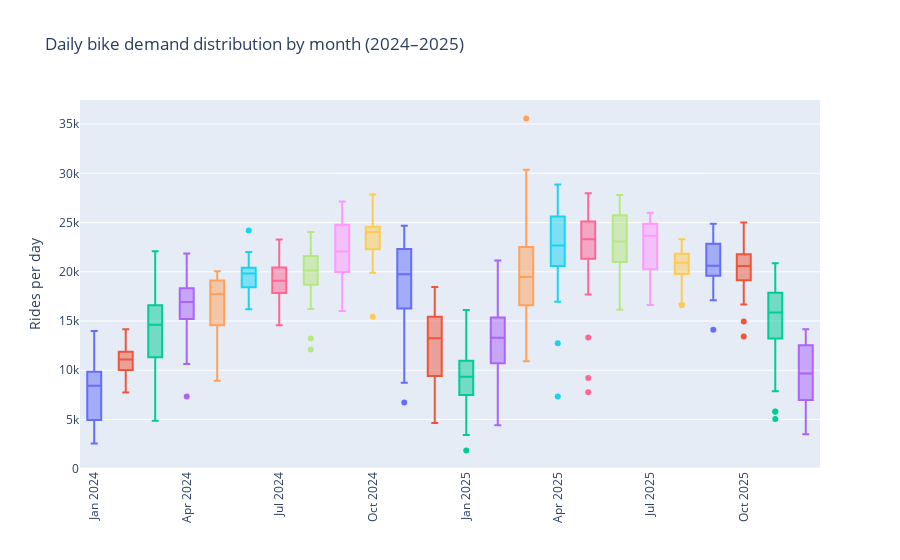

Source (notebook cell):
### Code cell
# 1) daily demand (sum of hourly y)
df_daily = (
    df_started_hourly_full
    .groupby(["year", "month", "day"], as_index=False)["y"]
    .sum()
)

# 2) build date + year-month label
df_daily["date"] = pd.to_datetime(dict(year=df_daily["year"], month=df_daily["month"], day=df_daily["day"]))
df_daily["year_month"] = df_daily["date"].dt.to_period("M").astype(str)  # "2024-01", ...

# 3) plotly box plot
fig = px.box(
    df_daily.sort_values("year_month"),
    x="year_month",
    y="y",
    color="year_month",          
    points="outliers",           
    title="Daily bike demand distribution by month (2024–2025)",
    labels={"year_month": "", "y": "Rides per day"}
)

fig.update_layout(
    xaxis_tickangle=-90,
    showlegend=False
)

fig.show()

### Figure 1 — Plotly figure (JSON) as saved in the notebook; plotly's stock layout.template omitted (floating-point values rounded to 4 significant figures)
{"data": [{"alignmentgroup": "True", "boxpoints": "outliers", "hovertemplate": "=%{x}<br>Rides per day=%{y}<extra></extra>", "legendgroup": "2024-01", "marker": {"color": "#636efa"}, "name": "2024-01", "notched": false, "offsetgroup": "2024-01", "orientation": "v", "showlegend": true, "type": "box", "x": ["2024-01", "2024-01", "2024-01", "2024-01", "2024-01", "2024-01", "2024-01", "2024-01", "2024-01", "2024-01", "2024-01", "2024-01", "2024-01", "2024-01", "2024-01", "2024-01", "2024-01", "2024-01", "2024-01", "2024-01", "2024-01", "2024-01", "2024-01", "2024-01", "2024-01", "2024-01", "2024-01", "2024-01", "2024-01", "2024-01", "2024-01"], "x0": " ", "xaxis": "x", "y": [4902, 10577, 10493, 9630, 6428, 12558, 13997, 9623, 10485, 6693, 4171, 3798, 2578, 6941, 5092, 9058, 3037, 2786, 9153, 8482, 8420, 3105, 8257, 9919, 7808, 10564, 11124, 9557, 9516, 6773, 3309], "y0": " ", "yaxis": "y"}, {"alignmentgroup": "True", "boxpoints": "outliers", "hovertemplate": "=%{x}<br>Rides per day=%{y}<extra></extra>", "legendgroup": "2024-02", "marker": {"color": "#EF553B"}, "name": "2024-02", "notched": false, "offsetgroup": "2024-02", "orientation": "v", "showlegend": true, "type": "box", "x": ["2024-02", "2024-02", "2024-02", "2024-02", "2024-02", "2024-02", "2024-02", "2024-02", "2024-02", "2024-02", "2024-02", "2024-02", "2024-02", "2024-02", "2024-02", "2024-02", "2024-02", "2024-02", "2024-02", "2024-02", "2024-02", "2024-02", "2024-02", "2024-02", "2024-02", "2024-02", "2024-02", "2024-02", "2024-02"], "x0": " ", "xaxis": "x", "y": [7742, 8903, 9293, 10977, 11879, 11080, 12707, 11764, 10205, 12059, 8681, 11820, 11058, 11085, 12183, 11819, 11665, 11826, 10952, 11890, 10584, 11107, 10497, 12488, 13553, 14156, 8499, 8727, 9489], "y0": " ", "yaxis": "y"}, {"alignmentgroup": "True", "boxpoints": "outliers", "hovertemplate": "=%{x}<br>Rides per day=%{y}<extra></extra>", "legendgroup": "2024-03", "marker": {"color": "#00cc96"}, "name": "2024-03", "notched": false, "offsetgroup": "2024-03", "orientation": "v", "showlegend": true, "type": "box", "x": ["2024-03", "2024-03", "2024-03", "2024-03", "2024-03", "2024-03", "2024-03", "2024-03", "2024-03", "2024-03", "2024-03", "2024-03", "2024-03", "2024-03", "2024-03", "2024-03", "2024-03", "2024-03", "2024-03", "2024-03", "2024-03", "2024-03", "2024-03", "2024-03", "2024-03", "2024-03", "2024-03", "2024-03", "2024-03", "2024-03", "2024-03"], "x0": " ", "xaxis": "x", "y": [15150, 14196, 16692, 14633, 13093, 15422, 16130, 16367, 9288, 13663, 17975, 18834, 17594, 14891, 22075, 8931, 18751, 8885, 14620, 12744, 11124, 9809, 14606, 11926, 15676, 4864, 8977, 10704, 16777, 17852, 14697], "y0": " ", "yaxis": "y"}, {"alignmentgroup": "True", "boxpoints": "outliers", "hovertemplate": "=%{x}<br>Rides per day=%{y}<extra></extra>", "legendgroup": "2024-04", "marker": {"color": "#ab63fa"}, "name": "2024-04", "notched": false, "offsetgroup": "2024-04", "orientation": "v", "showlegend": true, "type": "box", "x": ["2024-04", "2024-04", "2024-04", "2024-04", "2024-04", "2024-04", "2024-04", "2024-04", "2024-04", "2024-04", "2024-04", "2024-04", "2024-04", "2024-04", "2024-04", "2024-04", "2024-04", "2024-04", "2024-04", "2024-04", "2024-04", "2024-04", "2024-04", "2024-04", "2024-04", "2024-04", "2024-04", "2024-04", "2024-04", "2024-04"], "x0": " ", "xaxis": "x", "y": [19145, 15647, 21862, 13409, 15323, 17757, 18000, 17320, 13860, 20461, 17149, 18122, 18426, 18335, 18751, 18983, 11684, 10636, 7342, 14875, 14438, 15217, 16109, 15618, 16907, 18228, 15272, 16044, 18385, 16960], "y0": " ", "yaxis": "y"}, {"alignmentgroup": "True", "boxpoints": "outliers", "hovertemplate": "=%{x}<br>Rides per day=%{y}<extra></extra>", "legendgroup": "2024-05", "marker": {"color": "#FFA15A"}, "name": "2024-05", "notched": false, "offsetgroup": "2024-05", "orientation": "v", "showlegend": true, "type": "box", "x": ["2024-05", "2024-05", "2024-05", "2024-05", "2024-05", "2024-05", "2024-05", "2024-05", "2024-05", "2024-05", "2024-05", "2024-05", "2024-05", "2024-05", "2024-05", "2024-05", "2024-05", "2024-05", "2024-05", "2024-05", "2024-05", "2024-05", "2024-05", "2024-05", "2024-05", "2024-05", "2024-05", "2024-05", "2024-05", "2024-05", "2024-05"], "x0": " ", "xaxis": "x", "y": [8931, 17989, 17779, 19442, 18733, 17250, 13796, 17420, 17809, 17564, 14971, 19232, 18024, 18376, 20052, 14293, 12182, 19909, 19720, 19595, 19787, 11073, 15684, 9590, 20057, 17395, 10931, 17362, 14430, 17749, 18410], "y0": " ", "yaxis": "y"}, {"alignmentgroup": "True", "boxpoints": "outliers", "hovertemplate": "=%{x}<br>Rides per day=%{y}<extra></extra>", "legendgroup": "2024-06", "marker": {"color": "#19d3f3"}, "name": "2024-06", "notched": false, "offsetgroup": "2024-06", "orientation": "v", "showlegend": true, "type": "box", "x": ["2024-06", "2024-06", "2024-06", "2024-06", "2024-06", "2024-06", "2024-06", "2024-06", "2024-06", "2024-06", "2024-06", "2024-06", "2024-06", "2024-06", "2024-06", "2024-06", "2024-06", "2024-06", "2024-06", "2024-06", "2024-06", "2024-06", "2024-06", "2024-06", "2024-06", "2024-06", "2024-06", "2024-06", "2024-06", "2024-06"], "x0": " ", "xaxis": "x", "y": [19020, 19977, 19955, 19365, 19230, 17939, 16805, 18740, 20298, 20421, 20567, 16673, 19854, 18533, 16478, 19665, 21525, 18418, 17857, 19797, 16203, 19840, 22005, 21245, 24193, 20079, 17818, 20405, 21128, 20324], "y0": " ", "yaxis": "y"}, {"alignmentgroup": "True", "boxpoints": "outliers", "hovertemplate": "=%{x}<br>Rides per day=%{y}<extra></extra>", "legendgroup": "2024-07", "marker": {"color": "#FF6692"}, "name": "2024-07", "notched": false, "offsetgroup": "2024-07", "orientation": "v", "showlegend": true, "type": "box", "x": ["2024-07", "2024-07", "2024-07", "2024-07", "2024-07", "2024-07", "2024-07", "2024-07", "2024-07", "2024-07", "2024-07", "2024-07", "2024-07", "2024-07", "2024-07", "2024-07", "2024-07", "2024-07", "2024-07", "2024-07", "2024-07", "2024-07", "2024-07", "2024-07", "2024-07", "2024-07", "2024-07", "2024-07", "2024-07", "2024-07", "2024-07"], "x0": " ", "xaxis": "x", "y": [20651, 21331, 19051, 19392, 14580, 19799, 21642, 20508, 15802, 23273, 20179, 17964, 20243, 19804, 18266, 18951, 17817, 19100, 20189, 20961, 20561, 18103, 17210, 16610, 17304, 18811, 18370, 20753, 16006, 20074, 16138], "y0": " ", "yaxis": "y"}, {"alignmentgroup": "True", "boxpoints": "outliers", "hovertemplate": "=%{x}<br>Rides per day=%{y}<extra></extra>", "legendgroup": "2024-08", "marker": {"color": "#B6E880"}, "name": "2024-08", "notched": false, "offsetgroup": "2024-08", "orientation": "v", "showlegend": true, "type": "box", "x": ["2024-08", "2024-08", "2024-08", "2024-08", "2024-08", "2024-08", "2024-08", "2024-08", "2024-08", "2024-08", "2024-08", "2024-08", "2024-08", "2024-08", "2024-08", "2024-08", "2024-08", "2024-08", "2024-08", "2024-08", "2024-08", "2024-08", "2024-08", "2024-08", "2024-08", "2024-08", "2024-08", "2024-08", "2024-08", "2024-08", "2024-08"], "x0": " ", "xaxis": "x", "y": [18675, 18407, 21162, 21719, 21848, 22360, 21795, 21232, 19885, 20796, 16217, 17877, 20247, 24040, 20805, 21546, 21741, 21611, 20121, 19826, 17709, 18723, 20016, 18606, 12101, 13217, 21626, 19904, 19722, 21147, 20055], "y0": " ", "yaxis": "y"}, {"alignmentgroup": "True", "boxpoints": "outliers", "hovertemplate": "=%{x}<br>Rides per day=%{y}<extra></extra>", "legendgroup": "2024-09", "marker": {"color": "#FF97FF"}, "name": "2024-09", "notched": false, "offsetgroup": "2024-09", "orientation": "v", "showlegend": true, "type": "box", "x": ["2024-09", "2024-09", "2024-09", "2024-09", "2024-09", "2024-09", "2024-09", "2024-09", "2024-09", "2024-09", "2024-09", "2024-09", "2024-09", "2024-09", "2024-09", "2024-09", "2024-09", "2024-09", "2024-09", "2024-09", "2024-09", "2024-09", "2024-09", "2024-09", "2024-09", "2024-09", "2024-09", "2024-09", "2024-09", "2024-09"], "x0": " ", "xaxis": "x", "y": [18620, 19977, 25160, 25653, 26613, 21989, 21446, 16020, 18479, 18025, 26680, 18143, 17971, 18063, 21527, 24206, 25054, 27138, 20797, 20804, 21600, 22139, 23378, 23176, 22857, 21533, 24777, 24348, 24833, 23742], "y0": " ", "yaxis": "y"}, {"alignmentgroup": "True", "boxpoints": "outliers", "hovertemplate": "=%{x}<br>Rides per day=%{y}<extra></extra>", "legendgroup": "2024-10", "marker": {"color": "#FECB52"}, "name": "2024-10", "notched": false, "offsetgroup": "2024-10", "orientation": "v", "showlegend": true, "type": "box", "x": ["2024-10", "2024-10", "2024-10", "2024-10", "2024-10", "2024-10", "2024-10", "2024-10", "2024-10", "2024-10", "2024-10", "2024-10", "2024-10", "2024-10", "2024-10", "2024-10", "2024-10", "2024-10", "2024-10", "2024-10", "2024-10", "2024-10", "2024-10", "2024-10", "2024-10", "2024-10", "2024-10", "2024-10", "2024-10", "2024-10", "2024-10"], "x0": " ", "xaxis": "x", "y": [24128, 23907, 26656, 23446, 22455, 24940, 24455, 24045, 25181, 21852, 20491, 25097, 22356, 24610, 21351, 25290, 19900, 15431, 21875, 24469, 25509, 27857, 23657, 20948, 24030, 24059, 23271, 23152, 24479, 24236, 22282], "y0": " ", "yaxis": "y"}, {"alignmentgroup": "True", "boxpoints": "outliers", "hovertemplate": "=%{x}<br>Rides per day=%{y}<extra></extra>", "legendgroup": "2024-11", "marker": {"color": "#636efa"}, "name": "2024-11", "notched": false, "offsetgroup": "2024-11", "orientation": "v", "showlegend": true, "type": "box", "x": ["2024-11", "2024-11", "2024-11", "2024-11", "2024-11", "2024-11", "2024-11", "2024-11", "2024-11", "2024-11", "2024-11", "2024-11", "2024-11", "2024-11", "2024-11", "2024-11", "2024-11", "2024-11", "2024-11", "2024-11", "2024-11", "2024-11", "2024-11", "2024-11", "2024-11", "2024-11", "2024-11", "2024-11", "2024-11", "2024-11"], "x0": " ", "xaxis": "x", "y": [19031, 20683, 21217, 20435, 18529, 10698, 17131, 16273, 17328, 14656, 6729, 8735, 22303, 17699, 9013, 19876, 19626, 14591, 24662, 24170, 19852, 24290, 23330, 19264, 24163, 22657, 15538, 21327, 20379, 23322], "y0": " ", "yaxis": "y"}, {"alignmentgroup": "True", "boxpoints": "outliers", "hovertemplate": "=%{x}<br>Rides per day=%{y}<extra></extra>", "legendgroup": "2024-12", "marker": {"color": "#EF553B"}, "name": "2024-12", "notched": false, "offsetgroup": "2024-12", "orientation": "v", "showlegend": true, "type": "box", "x": ["2024-12", "2024-12", "2024-12", "2024-12", "2024-12", "2024-12", "2024-12", "2024-12", "2024-12", "2024-12", "2024-12", "2024-12", "2024-12", "2024-12", "2024-12", "2024-12", "2024-12", "2024-12", "2024-12", "2024-12", "2024-12", "2024-12", "2024-12", "2024-12", "2024-12", "2024-12", "2024-12", "2024-12", "2024-12", "2024-12", "2024-12"], "x0": " ", "xaxis": "x", "y": [7376, 15444, 15570, 12578, 9591, 7539, 13637, 4651, 7117, 9083, 5540, 10429, 18452, 5951, 12629, 12180, 14604, 9916, 13246, 15023, 15410, 13871, 13263, 9911, 16940, 15521, 16497, 9349, 16762, 15647, 14158], "y0": " ", "yaxis": "y"}, {"alignmentgroup": "True", "boxpoints": "outliers", "hovertemplate": "=%{x}<br>Rides per day=%{y}<extra></extra>", "legendgroup": "2025-01", "marker": {"color": "#00cc96"}, "name": "2025-01", "notched": false, "offsetgroup": "2025-01", "orientation": "v", "showlegend": true, "type": "box", "x": ["2025-01", "2025-01", "2025-01", "2025-01", "2025-01", "2025-01", "2025-01", "2025-01", "2025-01", "2025-01", "2025-01", "2025-01", "2025-01", "2025-01", "2025-01", "2025-01", "2025-01", "2025-01", "2025-01", "2025-01", "2025-01", "2025-01", "2025-01", "2025-01", "2025-01", "2025-01", "2025-01", "2025-01", "2025-01", "2025-01", "2025-01"], "x0": " ", "xaxis": "x", "y": [10146, 5255, 5591, 7483, 8049, 9593, 12373, 10302, 11300, 14752, 15962, 8888, 10988, 10785, 10140, 16122, 11518, 11047, 9334, 8165, 8424, 1850, 3439, 9020, 6201, 5840, 10923, 10575, 6273, 7512, 7873], "y0": " ", "yaxis": "y"}, {"alignmentgroup": "True", "boxpoints": "outliers", "hovertemplate": "=%{x}<br>Rides per day=%{y}<extra></extra>", "legendgroup": "2025-02", "marker": {"color": "#ab63fa"}, "name": "2025-02", "notched": false, "offsetgroup": "2025-02", "orientation": "v", "showlegend": true, "type": "box", "x": ["2025-02", "2025-02", "2025-02", "2025-02", "2025-02", "2025-02", "2025-02", "2025-02", "2025-02", "2025-02", "2025-02", "2025-02", "2025-02", "2025-02", "2025-02", "2025-02", "2025-02", "2025-02", "2025-02", "2025-02", "2025-02", "2025-02", "2025-02", "2025-02", "2025-02", "2025-02", "2025-02", "2025-02"], "x0": " ", "xaxis": "x", "y": [9065, 10222, 12186, 10902, 10879, 11956, 13197, 19276, 21157, 18088, 7228, 18682, 13658, 16000, 13646, 4414, 13423, 14374, 10544, 17009, 14715, 13957, 16335, 10382, 12877, 14149, 8607, 11956], "y0": " ", "yaxis": "y"}, {"alignmentgroup": "True", "boxpoints": "outliers", "hovertemplate": "=%{x}<br>Rides per day=%{y}<extra></extra>", "legendgroup": "2025-03", "marker": {"color": "#FFA15A"}, "name": "2025-03", "notched": false, "offsetgroup": "2025-03", "orientation": "v", "showlegend": true, "type": "box", "x": ["2025-03", "2025-03", "2025-03", "2025-03", "2025-03", "2025-03", "2025-03", "2025-03", "2025-03", "2025-03", "2025-03", "2025-03", "2025-03", "2025-03", "2025-03", "2025-03", "2025-03", "2025-03", "2025-03", "2025-03", "2025-03", "2025-03", "2025-03", "2025-03", "2025-03", "2025-03", "2025-03", "2025-03", "2025-03", "2025-03", "2025-03"], "x0": " ", "xaxis": "x", "y": [20229, 23999, 19364, 22045, 24895, 15993, 21337, 21106, 23815, 25675, 35569, 30365, 21837, 22878, 18215, 16525, 21181, 10906, 14101, 18293, 13185, 15084, 18026, 16861, 16264, 19124, 22493, 22520, 19461, 19136, 16188], "y0": " ", "yaxis": "y"}, {"alignmentgroup": "True", "boxpoints": "outliers", "hovertemplate": "=%{x}<br>Rides per day=%{y}<extra></extra>", "legendgroup": "2025-04", "marker": {"color": "#19d3f3"}, "name": "2025-04", "notched": false, "offsetgroup": "2025-04", "orientation": "v", "showlegend": true, "type": "box", "x": ["2025-04", "2025-04", "2025-04", "2025-04", "2025-04", "2025-04", "2025-04", "2025-04", "2025-04", "2025-04", "2025-04", "2025-04", "2025-04", "2025-04", "2025-04", "2025-04", "2025-04", "2025-04", "2025-04", "2025-04", "2025-04", "2025-04", "2025-04", "2025-04", "2025-04", "2025-04", "2025-04", "2025-04", "2025-04", "2025-04"], "x0": " ", "xaxis": "x", "y": [26357, 26495, 22778, 22094, 25618, 25942, 20714, 23668, 23413, 23346, 25354, 23284, 26621, 21597, 26129, 21474, 22546, 21253, 23397, 25660, 28869, 20242, 20577, 18404, 20217, 19967, 7328, 16966, 21262, 12737], "y0": " ", "yaxis": "y"}, {"alignmentgroup": "True", "boxpoints": "outliers", "hovertemplate": "=%{x}<br>Rides per day=%{y}<extra></extra>", "legendgroup": "2025-05", "marker": {"color": "#FF6692"}, "name": "2025-05", "notched": false, "offsetgroup": "2025-05", "orientation": "v", "showlegend": true, "type": "box", "x": ["2025-05", "2025-05", "2025-05", "2025-05", "2025-05", "2025-05", "2025-05", "2025-05", "2025-05", "2025-05", "2025-05", "2025-05", "2025-05", "2025-05", "2025-05", "2025-05", "2025-05", "2025-05", "2025-05", "2025-05", "2025-05", "2025-05", "2025-05", "2025-05", "2025-05", "2025-05", "2025-05", "2025-05", "2025-05", "2025-05", "2025-05"], "x0": " ", "xaxis": "x", "y": [24275, 24046, 24444, 13317, 19125, 24119, 19156, 23232, 21539, 9222, 24096, 21248, 27985, 23300, 21923, 27091, 22555, 24769, 26892, 27770, 27796, 19079, 25204, 17689, 23692, 22102, 27379, 22594, 22195, 7759, 26200], "y0": " ", "yaxis": "y"}, {"alignmentgroup": "True", "boxpoints": "outliers", "hovertemplate": "=%{x}<br>Rides per day=%{y}<extra></extra>", "legendgroup": "2025-06", "marker": {"color": "#B6E880"}, "name": "2025-06", "notched": false, "offsetgroup": "2025-06", "orientation": "v", "showlegend": true, "type": "box", "x": ["2025-06", "2025-06", "2025-06", "2025-06", "2025-06", "2025-06", "2025-06", "2025-06", "2025-06", "2025-06", "2025-06", "2025-06", "2025-06", "2025-06", "2025-06", "2025-06", "2025-06", "2025-06", "2025-06", "2025-06", "2025-06", "2025-06", "2025-06", "2025-06", "2025-06", "2025-06", "2025-06", "2025-06", "2025-06", "2025-06"], "x0": " ", "xaxis": "x", "y": [20998, 20035, 20597, 25978, 25315, 20604, 23134, 22152, 22312, 21547, 24326, 20183, 21667, 16148, 21197, 25382, 22643, 23277, 25743, 26297, 26622, 27587, 16418, 18890, 22994, 25260, 26228, 25859, 24331, 27793], "y0": " ", "yaxis": "y"}, {"alignmentgroup": "True", "boxpoints": "outliers", "hovertemplate": "=%{x}<br>Rides per day=%{y}<extra></extra>", "legendgroup": "2025-07", "marker": {"color": "#FF97FF"}, "name": "2025-07", "notched": false, "offsetgroup": "2025-07", "orientation": "v", "showlegend": true, "type": "box", "x": ["2025-07", "2025-07", "2025-07", "2025-07", "2025-07", "2025-07", "2025-07", "2025-07", "2025-07", "2025-07", "2025-07", "2025-07", "2025-07", "2025-07", "2025-07", "2025-07", "2025-07", "2025-07", "2025-07", "2025-07", "2025-07", "2025-07", "2025-07", "2025-07", "2025-07", "2025-07", "2025-07", "2025-07", "2025-07", "2025-07", "2025-07"], "x0": " ", "xaxis": "x", "y": [24793, 23067, 22240, 23659, 25386, 25739, 18792, 23818, 24899, 23028, 23742, 23761, 25035, 25923, 22892, 20160, 18059, 16639, 23387, 23948, 25677, 21760, 19338, 25329, 20248, 19189, 24511, 26006, 23817, 20270, 20237], "y0": " ", "yaxis": "y"}, {"alignmentgroup": "True", "boxpoints": "outliers", "hovertemplate": "=%{x}<br>Rides per day=%{y}<extra></extra>", "legendgroup": "2025-08", "marker": {"color": "#FECB52"}, "name": "2025-08", "notched": false, "offsetgroup": "2025-08", "orientation": "v", "showlegend": true, "type": "box", "x": ["2025-08", "2025-08", "2025-08", "2025-08", "2025-08", "2025-08", "2025-08", "2025-08", "2025-08", "2025-08", "2025-08", "2025-08", "2025-08", "2025-08", "2025-08", "2025-08", "2025-08", "2025-08", "2025-08", "2025-08", "2025-08", "2025-08", "2025-08", "2025-08", "2025-08", "2025-08", "2025-08", "2025-08", "2025-08", "2025-08", "2025-08"], "x0": " ", "xaxis": "x", "y": [16756, 19501, 20032, 20240, 22131, 22440, 22468, 19787, 22241, 22415, 22431, 21094, 17505, 19482, 20354, 20651, 20453, 21213, 21215, 23305, 21248, 20908, 21490, 19764, 21562, 21920, 19433, 18866, 20108, 16609, 21408], "y0": " ", "yaxis": "y"}, {"alignmentgroup": "True", "boxpoints": "outliers", "hovertemplate": "=%{x}<br>Rides per day=%{y}<extra></extra>", "legendgroup": "2025-09", "marker": {"color": "#636efa"}, "name": "2025-09", "notched": false, "offsetgroup": "2025-09", "orientation": "v", "showlegend": true, "type": "box", "x": ["2025-09", "2025-09", "2025-09", "2025-09", "2025-09", "2025-09", "2025-09", "2025-09", "2025-09", "2025-09", "2025-09", "2025-09", "2025-09", "2025-09", "2025-09", "2025-09", "2025-09", "2025-09", "2025-09", "2025-09", "2025-09", "2025-09", "2025-09", "2025-09", "2025-09", "2025-09", "2025-09", "2025-09", "2025-09", "2025-09"], "x0": " ", "xaxis": "x", "y": [20490, 22848, 24126, 24871, 19592, 21809, 18951, 18751, 23190, 17098, 21086, 20048, 20410, 14121, 20538, 22991, 17922, 20309, 22281, 20601, 23625, 20625, 20965, 20339, 21870, 17235, 21704, 23636, 24742, 18181], "y0": " ", "yaxis": "y"}, {"alignmentgroup": "True", "boxpoints": "outliers", "hovertemplate": "=%{x}<br>Rides per day=%{y}<extra></extra>", "legendgroup": "2025-10", "marker": {"color": "#EF553B"}, "name": "2025-10", "notched": false, "offsetgroup": "2025-10", "orientation": "v", "showlegend": true, "type": "box", "x": ["2025-10", "2025-10", "2025-10", "2025-10", "2025-10", "2025-10", "2025-10", "2025-10", "2025-10", "2025-10", "2025-10", "2025-10", "2025-10", "2025-10", "2025-10", "2025-10", "2025-10", "2025-10", "2025-10", "2025-10", "2025-10", "2025-10", "2025-10", "2025-10", "2025-10", "2025-10", "2025-10", "2025-10", "2025-10", "2025-10", "2025-10"], "x0": " ", "xaxis": "x", "y": [19363, 16677, 20748, 20717, 20690, 19678, 18207, 19917, 17677, 17532, 17238, 19609, 25011, 20618, 21897, 21532, 21751, 22463, 23458, 24711, 21953, 20075, 21803, 23060, 20999, 19966, 19538, 14963, 13427, 19054, 20595], "y0": " ", "yaxis": "y"}, {"alignmentgroup": "True", "boxpoints": "outliers", "hovertemplate": "=%{x}<br>Rides per day=%{y}<extra></extra>", "legendgroup": "2025-11", "marker": {"color": "#00cc96"}, "name": "2025-11", "notched": false, "offsetgroup": "2025-11", "orientation": "v", "showlegend": true, "type": "box", "x": ["2025-11", "2025-11", "2025-11", "2025-11", "2025-11", "2025-11", "2025-11", "2025-11", "2025-11", "2025-11", "2025-11", "2025-11", "2025-11", "2025-11", "2025-11", "2025-11", "2025-11", "2025-11", "2025-11", "2025-11", "2025-11", "2025-11", "2025-11", "2025-11", "2025-11", "2025-11", "2025-11", "2025-11", "2025-11", "2025-11"], "x0": " ", "xaxis": "x", "y": [13218, 15879, 16319, 16969, 14481, 5786, 12900, 14574, 10954, 5060, 5805, 7871, 14588, 13599, 14280, 20869, 17520, 18325, 20637, 17863, 17098, 19991, 18732, 18540, 15856, 14033, 11812, 16632, 17529, 18479], "y0": " ", "yaxis": "y"}, {"alignmentgroup": "True", "boxpoints": "outliers", "hovertemplate": "=%{x}<br>Rides per day=%{y}<extra></extra>", "legendgroup": "2025-12", "marker": {"color": "#ab63fa"}, "name": "2025-12", "notched": false, "offsetgroup": "2025-12", "orientation": "v", "showlegend": true, "type": "box", "x": ["2025-12", "2025-12", "2025-12", "2025-12", "2025-12", "2025-12", "2025-12", "2025-12", "2025-12", "2025-12", "2025-12", "2025-12", "2025-12", "2025-12", "2025-12", "2025-12", "2025-12", "2025-12", "2025-12", "2025-12", "2025-12", "2025-12", "2025-12", "2025-12", "2025-12", "2025-12", "2025-12", "2025-12", "2025-12", "2025-12", "2025-12"], "x0": " ", "xaxis": "x", "y": [7525, 13359, 10949, 9677, 8176, 7067, 6092, 3495, 4181, 5304, 5296, 13245, 7112, 11092, 11513, 5561, 12095, 12801, 12710, 13147, 10868, 11162, 12610, 8268, 13930, 14160, 8324, 12349, 6241, 8007, 6939], "y0": " ", "yaxis": "y"}], "layout": {"boxmode": "overlay", "legend": {"title": {"text": ""}, "tracegroupgap": 0}, "showlegend": false, "title": {"text": "Daily bike demand distribution by month (2024–2025)"}, "xaxis": {"anchor": "y", "categoryarray": ["2024-01", "2024-02", "2024-03", "2024-04", "2024-05", "2024-06", "2024-07", "2024-08", "2024-09", "2024-10", "2024-11", "2024-12", "2025-01", "2025-02", "2025-03", "2025-04", "2025-05", "2025-06", "2025-07", "2025-08", "2025-09", "2025-10", "2025-11", "2025-12"], "categoryorder": "array", "domain": [0, 1], "tickangle": -90, "title": {"text": ""}}, "yaxis": {"anchor": "x", "domain": [0, 1], "title": {"text": "Rides per day"}}}}
